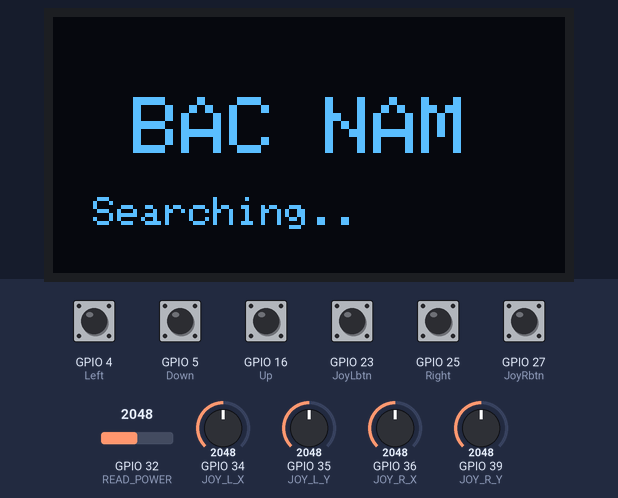
Bench run of a program on a simulated ESP32. On the bench: 128×64 one-colour display. The test bench sets the inputs (shaded band); at power-on: GPIO 4 (Left), GPIO 5 (Down), GPIO 16 (Up), GPIO 23 (JoyLbtn), GPIO 25 (Right), GPIO 27 (JoyRbtn) HIGH, GPIO 32 (READ_POWER) = 2048, GPIO 34 (JOY_L_X) = 2048, GPIO 35 (JOY_L_Y) = 2048, GPIO 36 (JOY_R_X) = 2048, GPIO 39 (JOY_R_Y) = 2048. The OLED is the two-colour kind (top 16 rows yellow); nothing arrives over Bluetooth unless stated; a phone connects over Bluetooth LE 3 s after start.

Above: at 1.2 s.
1.3 s: GPIO 32 (READ_POWER) set to 2866
At 3.9 s:
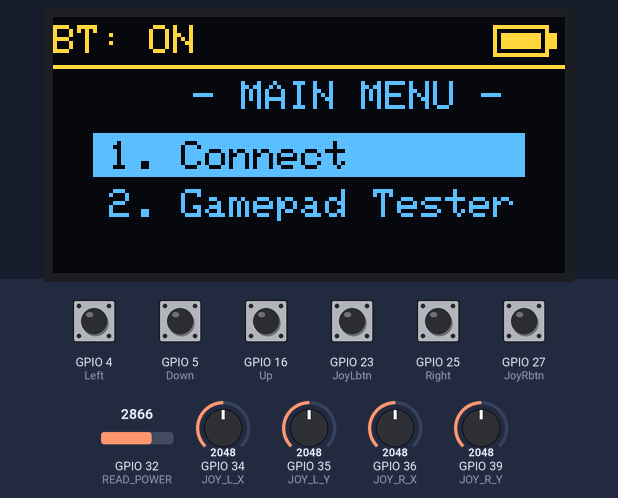
4.3 s: GPIO 5 (Down) pulled LOW for 0.15 s
At 5.2 s:
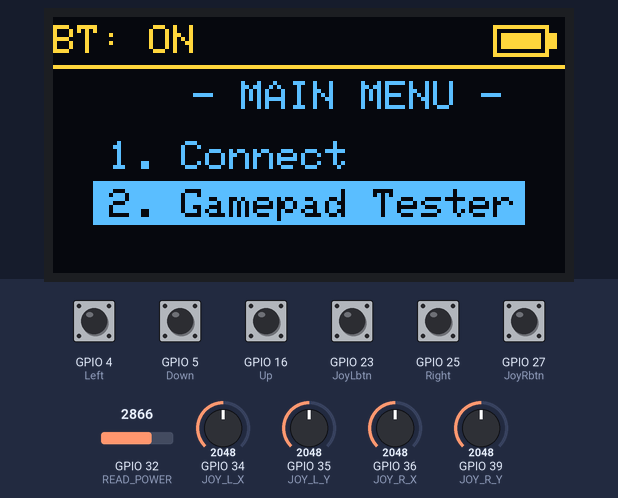
5.9 s: GPIO 27 (JoyRbtn) pulled LOW for 0.15 s
At 6.4 s:
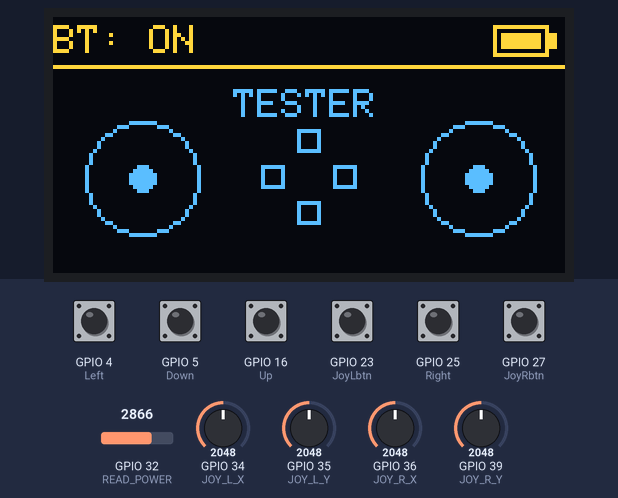
7.5 s: GPIO 34 (JOY_L_X) set to 2184
9.0 s: GPIO 34 (JOY_L_X) set to 2295
At 9.8 s:
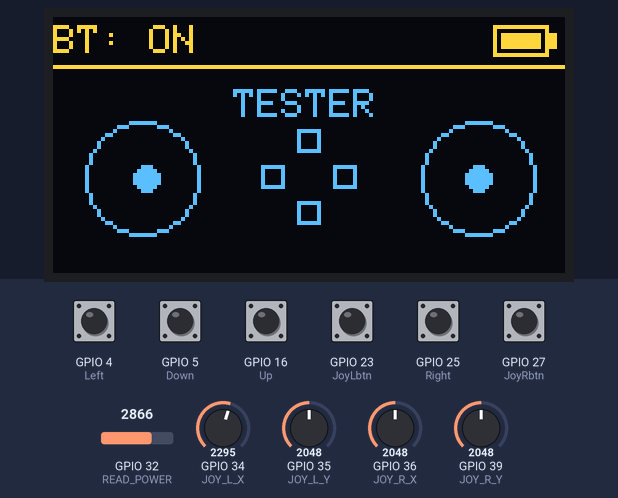
10.5 s: GPIO 23 (JoyLbtn) pulled LOW for 0.15 s
At 11.7 s:
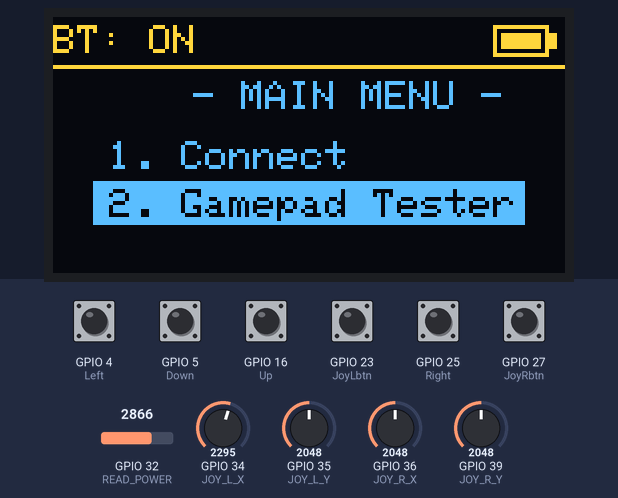
Timing chart, 0 to 13.1 s (numbered marks = the images above; inputs shaded):
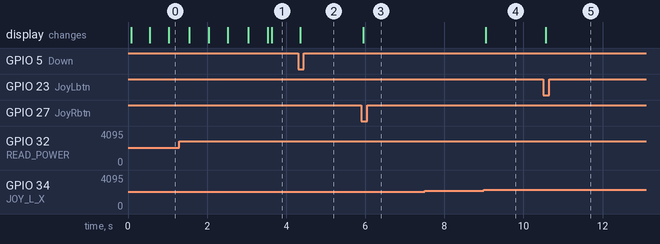

Measured:
- the behaviour switches between 2252 and 2253 on GPIO 34 (JOY_L_X) (found by bisection; images 3 and 4)
- after the input at 4.3 s, the display: changes after 0.05 s (image 2)
- after the input at 5.9 s, the display: changes after 0.05 s (image 3)
- after the input at 7.5 s, every drawn part: stays the same
- after the input at 9.0 s, the display: changes after 0.05 s (image 4)
- after the input at 10.5 s, the display: changes after 0.07 s (image 5)

The program:

main.cpp
```cpp
#include <Arduino.h>
#include <Wire.h>
#include <Adafruit_GFX.h>
#include <Adafruit_SSD1306.h>
#include <BLEDevice.h>
#include <BLEServer.h>
#include <BLEUtils.h>
#include <BLE2902.h>

// --- ĐỊNH NGHĨA CHÂN NGOẠI VI ---
#define Up 16
#define Right 25
#define Down 5
#define Left 4
#define JoyRbtn 27       // Nút CHỌN
#define JoyLbtn 23       // Nút QUAY LẠI
#define READ_POWER 32
#define JOY_L_X 34
#define JOY_L_Y 35
#define JOY_R_X 36
#define JOY_R_Y 39

#define I2C_SDA 21
#define I2C_SCL 22

// --- CẤU HÌNH MÀN HÌNH 0.96 INCH (SSD1306) ---
#define SCREEN_WIDTH 128
#define SCREEN_HEIGHT 64
#define OLED_RESET -1
#define i2c_Address 0x3C
Adafruit_SSD1306 display(SCREEN_WIDTH, SCREEN_HEIGHT, &Wire, OLED_RESET);

// --- CẤU HÌNH BLE ---
#define BLE_SERVER_NAME "BN_GAMEPAD_V1"
#define SERVICE_UUID        "4fafc201-1fb5-459e-8fcc-c5c9c331914b"
#define CHARACTERISTIC_UUID "beb5483e-36e1-4688-b7f5-ea07361b26a8"

BLEServer* pServer = NULL;
BLECharacteristic* pCharacteristic = NULL;
bool deviceConnected = false;
bool oldDeviceConnected = false;

// Callbacks để biết có thiết bị kết nối hay không
class MyServerCallbacks: public BLEServerCallbacks {
    void onConnect(BLEServer* pServer) {
      deviceConnected = true;
    };
    void onDisconnect(BLEServer* pServer) {
      deviceConnected = false;
    }
};

// --- BIẾN TRẠNG THÁI HỆ THỐNG ---
enum UI_Mode { MODE_BOOTING, MODE_MAIN_MENU, MODE_CONNECT_MENU, MODE_TESTER, MODE_BLE_ACTIVE };
UI_Mode currentMode = MODE_BOOTING;

bool isBluetoothConnected = false;
unsigned long bootStartTime = 0;
unsigned long lastBtnPress = 0;
unsigned long lastBleSend = 0;

int mainMenuIndex = 0;
const int NUM_MAIN_ITEMS = 2;
String mainItems[NUM_MAIN_ITEMS] = {"1. Connect", "2. Gamepad Tester"};

int connectMenuIndex = 0;
const int NUM_CONNECT_ITEMS = 2;
String connectItems[NUM_CONNECT_ITEMS] = {"1. Bluetooth", "2. BLE"};

void setup() {
  Serial.begin(9600);

  pinMode(Up, INPUT_PULLUP);
  pinMode(Right, INPUT_PULLUP);
  pinMode(Down, INPUT_PULLUP);
  pinMode(Left, INPUT_PULLUP);
  pinMode(JoyRbtn, INPUT_PULLUP);
  pinMode(JoyLbtn, INPUT_PULLUP);

  Wire.begin(I2C_SDA, I2C_SCL);
  if(!display.begin(SSD1306_SWITCHCAPVCC, i2c_Address)) {
    Serial.println("OLED init failed!");
    for(;;);
  }

  display.clearDisplay();
  display.display();
  bootStartTime = millis();

  // Khởi tạo BLE nhưng chưa phát quảng cáo
  BLEDevice::init(BLE_SERVER_NAME);
  pServer = BLEDevice::createServer();
  pServer->setCallbacks(new MyServerCallbacks());
  BLEService *pService = pServer->createService(SERVICE_UUID);
  pCharacteristic = pService->createCharacteristic(
                      CHARACTERISTIC_UUID,
                      BLECharacteristic::PROPERTY_READ   |
                      BLECharacteristic::PROPERTY_WRITE  |
                      BLECharacteristic::PROPERTY_NOTIFY |
                      BLECharacteristic::PROPERTY_INDICATE
                    );
  pCharacteristic->addDescriptor(new BLE2902());
  pService->start();
}

// ================= CÁC HÀM VẼ GIAO DIỆN =================
void drawStatusBar() {
  display.drawLine(0, 12, 128, 12, WHITE);
  display.setTextSize(1);
  display.setTextColor(WHITE);
  display.setCursor(0, 2);

  isBluetoothConnected = deviceConnected; // Cập nhật icon theo trạng thái BLE thực tế

  if (isBluetoothConnected) {
    display.print("BT: ON");
  } else {
    if ((millis() / 500) % 2 == 0) display.print("BT: wait");
  }

  int rawADC = analogRead(READ_POWER);
  int battFill = map(rawADC, 2000, 2800, 0, 10);
  battFill = constrain(battFill, 0, 10);
  display.drawRect(110, 2, 14, 8, WHITE);
  display.drawRect(124, 4, 2, 4, WHITE);
  display.fillRect(112, 4, battFill, 4, WHITE);
}

void drawBootingScreen() {
  display.setTextSize(2);
  display.setTextColor(WHITE);
  display.setCursor(20, 20);
  display.print("BAC NAM");
  display.setTextSize(1);
  display.setCursor(10, 45);
  int dots = (millis() / 500) % 4;
  String loading = "Searching";
  for(int i=0; i<dots; i++) loading += ".";
  display.print(loading);
}

void drawMenu(String title, String items[], int numItems, int currentIndex) {
  display.setCursor(35, 16);
  display.print(title);
  int startY = 30;
  for (int i = 0; i < numItems; i++) {
    if (i == currentIndex) {
      display.fillRect(10, startY + (i * 12) - 1, 108, 11, WHITE);
      display.setTextColor(BLACK, WHITE);
    } else {
      display.setTextColor(WHITE);
    }
    display.setCursor(14, startY + (i * 12) + 1);
    display.print(items[i]);
  }
  display.setTextColor(WHITE);
}

void drawGamepadTester() {
  int r = 14;
  int leftCenter_X = 22, center_Y = 40;
  int rightCenter_X = 106;
  display.drawCircle(leftCenter_X, center_Y, r, WHITE);
  display.drawCircle(rightCenter_X, center_Y, r, WHITE);

  int mapLX = map(analogRead(JOY_L_X), 0, 4095, -10, 10);
  int mapLY = map(analogRead(JOY_L_Y), 0, 4095, -10, 10);
  int mapRX = map(analogRead(JOY_R_X), 0, 4095, -10, 10);
  int mapRY = map(analogRead(JOY_R_Y), 0, 4095, -10, 10);

  display.fillCircle(leftCenter_X + mapLX, center_Y + mapLY, 3, WHITE);
  display.fillCircle(rightCenter_X + mapRX, center_Y + mapRY, 3, WHITE);

  int midX = 64, midY = 40;
  if(digitalRead(Up) == LOW) display.fillRect(midX - 3, midY - 12, 6, 6, WHITE);
  else display.drawRect(midX - 3, midY - 12, 6, 6, WHITE);

  if(digitalRead(Down) == LOW) display.fillRect(midX - 3, midY + 6, 6, 6, WHITE);
  else display.drawRect(midX - 3, midY + 6, 6, 6, WHITE);

  if(digitalRead(Left) == LOW) display.fillRect(midX - 12, midY - 3, 6, 6, WHITE);
  else display.drawRect(midX - 12, midY - 3, 6, 6, WHITE);

  if(digitalRead(Right) == LOW) display.fillRect(midX + 6, midY - 3, 6, 6, WHITE);
  else display.drawRect(midX + 6, midY - 3, 6, 6, WHITE);

  display.setCursor(45, 18);
  display.print("TESTER");
}

void drawBleActiveScreen(String payload) {
  display.setCursor(25, 20);
  display.print("- BLE MODE -");
  display.setCursor(5, 35);
  if(deviceConnected) {
    display.print("Status: Connected");
    display.setCursor(5, 50);
    display.print(payload); // Hiển thị chuỗi đang gửi đi lên màn hình
  } else {
    display.print("Status: Advertising");
    display.setCursor(5, 50);
    display.print("Waiting for client...");
  }
}

// ================= VÒNG LẶP CHÍNH =================
void loop() {
  display.clearDisplay();

  bool btnUp     = (digitalRead(Up) == LOW);
  bool btnDown   = (digitalRead(Down) == LOW);
  bool btnLeft   = (digitalRead(Left) == LOW);
  bool btnRight  = (digitalRead(Right) == LOW);
  bool btnSelect = (digitalRead(JoyRbtn) == LOW);
  bool btnBack   = (digitalRead(JoyLbtn) == LOW);

  // --- MÁY TRẠNG THÁI (STATE MACHINE) ---
  if (currentMode == MODE_BOOTING) {
    drawBootingScreen();
    if (millis() - bootStartTime > 3500) currentMode = MODE_MAIN_MENU;
  }
  else {
    drawStatusBar();

    if (currentMode == MODE_MAIN_MENU) {
      drawMenu("- MAIN MENU -", mainItems, NUM_MAIN_ITEMS, mainMenuIndex);
      if (btnDown && millis() - lastBtnPress > 200) {
        mainMenuIndex = (mainMenuIndex + 1) % NUM_MAIN_ITEMS;
        lastBtnPress = millis();
      }
      if (btnUp && millis() - lastBtnPress > 200) {
        mainMenuIndex = (mainMenuIndex - 1 + NUM_MAIN_ITEMS) % NUM_MAIN_ITEMS;
        lastBtnPress = millis();
      }
      if (btnSelect && millis() - lastBtnPress > 300) {
        if (mainMenuIndex == 0) currentMode = MODE_CONNECT_MENU;
        else if (mainMenuIndex == 1) currentMode = MODE_TESTER;
        lastBtnPress = millis();
      }
    }

    else if (currentMode == MODE_CONNECT_MENU) {
      drawMenu("- CONNECT -", connectItems, NUM_CONNECT_ITEMS, connectMenuIndex);
      if (btnDown && millis() - lastBtnPress > 200) {
        connectMenuIndex = (connectMenuIndex + 1) % NUM_CONNECT_ITEMS;
        lastBtnPress = millis();
      }
      if (btnUp && millis() - lastBtnPress > 200) {
        connectMenuIndex = (connectMenuIndex - 1 + NUM_CONNECT_ITEMS) % NUM_CONNECT_ITEMS;
        lastBtnPress = millis();
      }

      if (btnSelect && millis() - lastBtnPress > 300) {
        if (connectMenuIndex == 1) { // Chọn "2. BLE"
          BLEDevice::startAdvertising(); // Bắt đầu phát sóng BLE
          currentMode = MODE_BLE_ACTIVE;
        }
        lastBtnPress = millis();
      }

      if (btnBack && millis() - lastBtnPress > 300) {
        currentMode = MODE_MAIN_MENU;
        lastBtnPress = millis();
      }
    }

    else if (currentMode == MODE_TESTER) {
      drawGamepadTester();
      if (btnBack && millis() - lastBtnPress > 300) {
        currentMode = MODE_MAIN_MENU;
        lastBtnPress = millis();
      }
    }

    else if (currentMode == MODE_BLE_ACTIVE) {
      // Đóng gói trạng thái nút bấm thành chuỗi: ví dụ "U:1 D:0 L:0 R:0" (1 là đang bấm)
      String payload = "U:" + String(btnUp) +
                      " D:" + String(btnDown) +
                      " L:" + String(btnLeft) +
                      " R:" + String(btnRight);

      drawBleActiveScreen(payload);

      // Gửi dữ liệu qua BLE mỗi 50ms nếu có thiết bị kết nối
      if (deviceConnected && (millis() - lastBleSend > 50)) {
        pCharacteristic->setValue(payload.c_str());
        pCharacteristic->notify();
        lastBleSend = millis();
      }

      // Xử lý khi ngắt kết nối (tự động phát lại sóng để chờ kết nối lại)
      if (!deviceConnected && oldDeviceConnected) {
        delay(500);
        pServer->startAdvertising();
        oldDeviceConnected = deviceConnected;
      }
      if (deviceConnected && !oldDeviceConnected) {
        oldDeviceConnected = deviceConnected;
      }

      // Thoát khỏi chế độ BLE
      if (btnBack && millis() - lastBtnPress > 300) {
        // Tắt phát sóng nếu muốn
        // BLEDevice::getAdvertising()->stop();
        currentMode = MODE_CONNECT_MENU;
        lastBtnPress = millis();
      }
    }
  }

  display.display();
}
```
